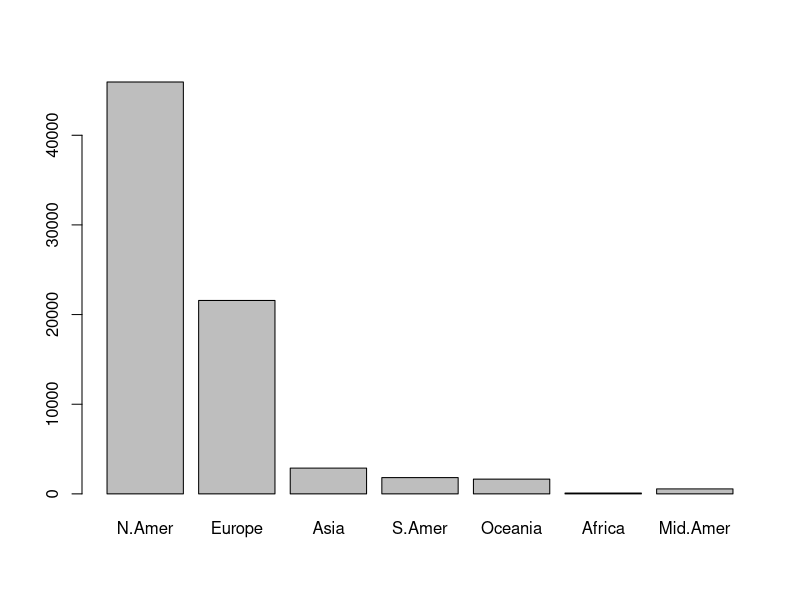
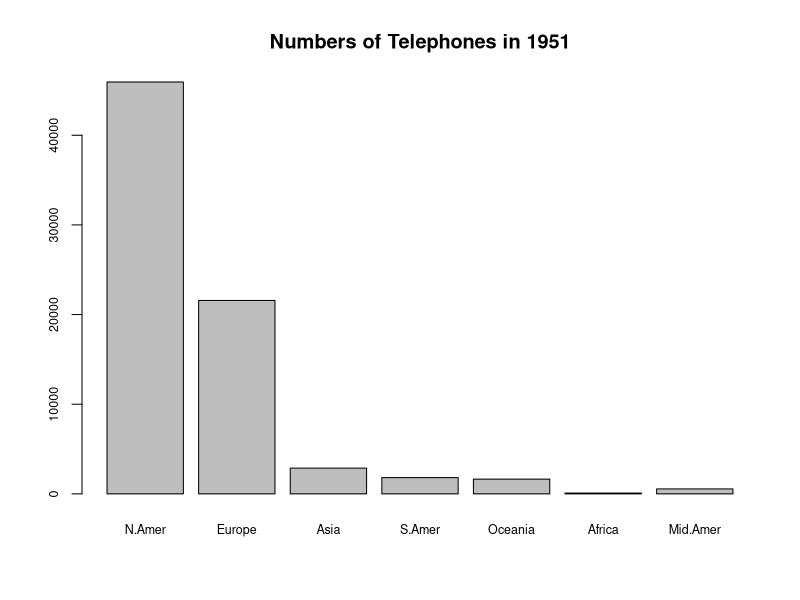
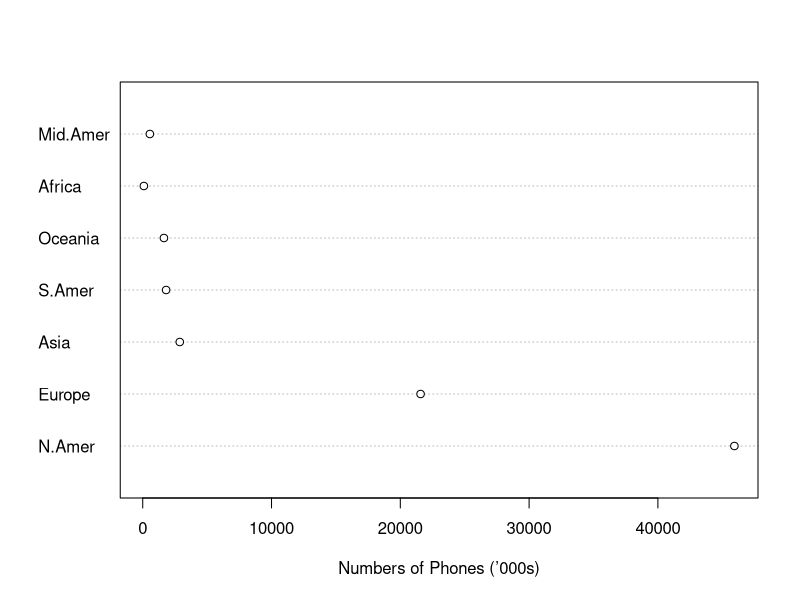
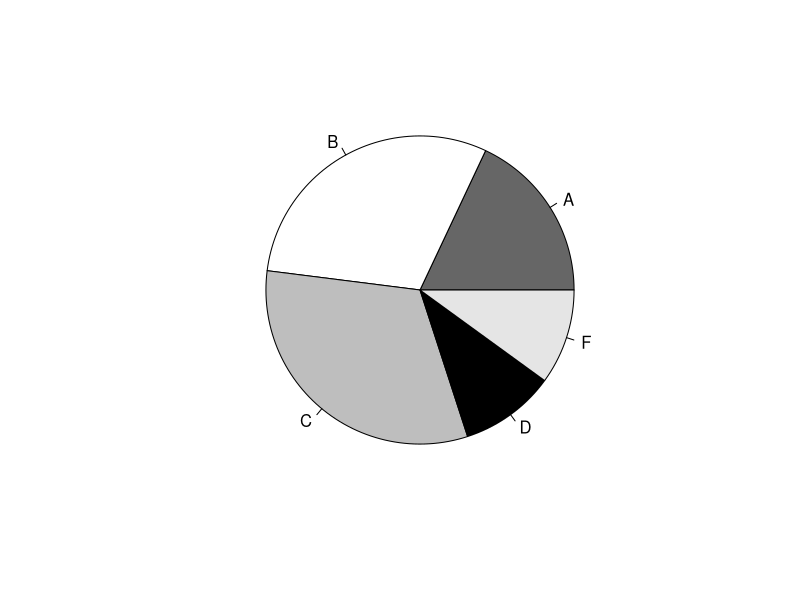
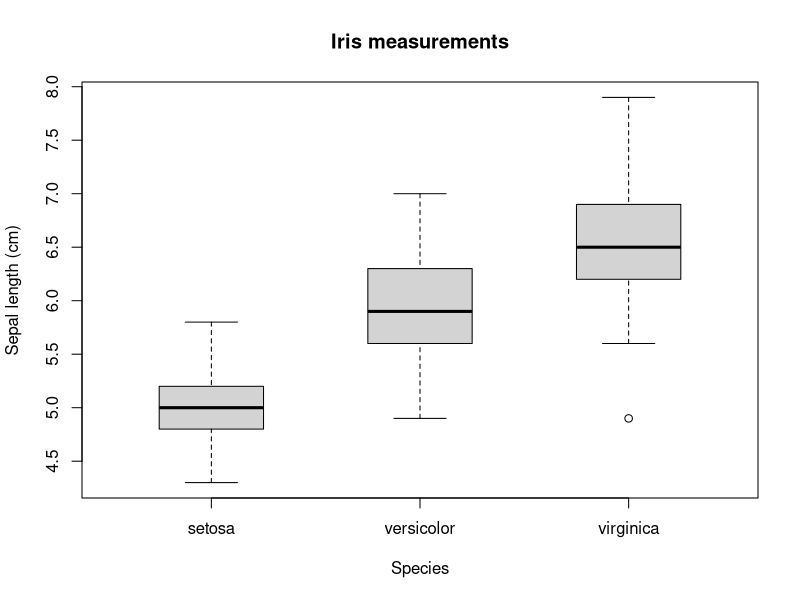
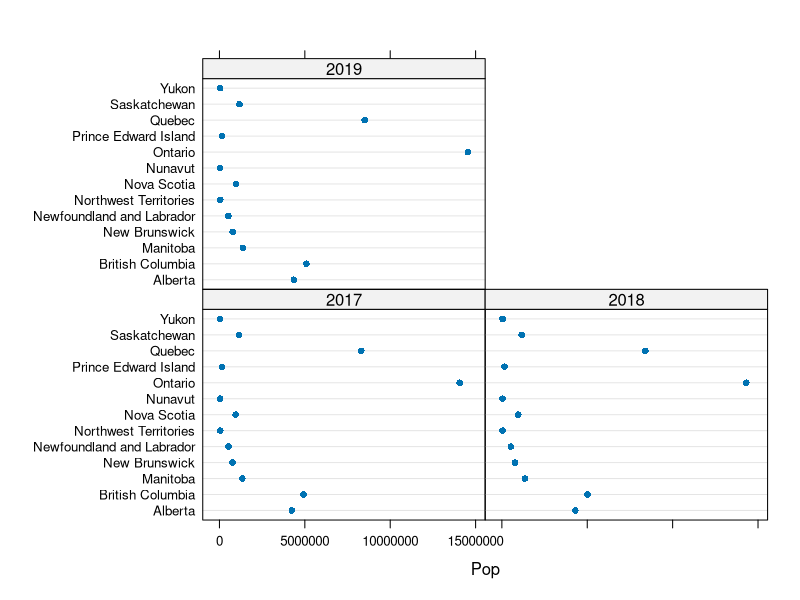

Source code (R) for these figures, in order:
# R can be used as a calculator
# It can be directly implemented on the console or on a R script for complex operations
# Demo for mathematical functions such as +,-,*,/,^, prompt symbol (>)
# : is used to specify a range, both limits included
# There are built-in constants such as pi => (1:5)+pi
# We can extract integer and remainder of modular arithmetic- %% for remainder and %/% for integer part
# The workspace is known as the global environment that can be used to store the results of calculations,
# and other objects (variables).

# interest <- 10.45^2 (we can also use =, but <- is preferred as we are requesting an action rather than 
# stating a relation)
# Keep in mind that R is case sensitive.
x <- 1:10 # is different from X
# R provides us with built-in functions such as mean()
MEAN <- mean
MEAN(x) 
# We have created a user-defined function which calls the built-in function

# List all the objects in the workspace using objects() or ls() function
ls()
objects()

# Remember that if we quit our R session without saving the workspace, then these objects will disappear. 
# If we save the workspace, then the workspace will be restored at our next R session.

# Random number generator => runif() function
a <- runif(4,min=1, max=4)
# If min/max isn't specified, by default it will always be 0-1

# Vectors in R => numeric vectors is a list of numbers
# c() function is used to join values into a vector
y <- c(10,2,4,7,4,1)
xy <- c(x,y)  #vectors can be internally joined too
# Extracting elements from vectors
xy[1]
xy[c(2,15,11,9)]
xy[2:3]
xy[-c(2:8)]
# Patterned vectors - 
seq(1,9, by = 2) #if by is not specified, by default 1 will be used
rep(3,5)
rep(seq(2,10,by=2),2)
rep(c(1,3), each = 4)
rep(c(1,2),c(4,9))
rep(1:5, rep(2,5))
# Random Patterned vectors - 
dice <- sample(1:6, 5, replace = FALSE)
# die is rolled 10 times to give random values
coin <- sample(1:2, 10, replace = TRUE)
# coin is tossed 10 times to give random values
# Character vectors - (ensure that all elements of a vector must be of the same type)
colors <- c("red","blue","green")
substr(colors,1,2)  # to take substring, use substr(x, start, stop)
paste(colors, "flowers")  # to concatenate
paste("I like", colors, collapse = ", ") # used to make all into one string

# Factors -
grp <- c("control", "treatment", "control", "treatment")
grp <- factor(grp)
as.integer(grp)
levels(grp)
levels(grp)[as.integer(grp)]
levels(grp)[1] <- "placebo"

# Matrices and arrays
m <- matrix(1:6, nrow=2, ncol=3)
m[1,2]  #access element of a matrix using indices
m[4]    #access element of a array using indices 
m[1,]   #access row of a matrix using indices 
m[,2]   #access column of a matrix using indices
arr <- array(1:24)

# Use ?q or help(q) to access the help facility for a function q

values <- NULL #keeps the variable empty
values[seq(2,10,2)] <- seq(2,10,2)
is.na(values) #detects if there are null values

# Elementary built-in Functions
var(x)
summary(x)
length(x)
min(x)
max(x)
range(x)
IQR(x)
m <- 1:5 
n <- 7:3 
m
n
pmin(m,n)   #pairwise minima
pmax(m,n)   #pairwise maxima

# Logical Operations -
val1 <- c(TRUE,FALSE,FALSE,TRUE)
val2 <- c(13,7,9,3)
val2[val1]
sum(val1) #number of true statements
!val1     #negation of val1
# && and || are similar to & and |; they are not vectorized: only one calculation is done

# Relational Operators - 
vectors_elements <- c(2,4,8,6,14,3,85,9)
vectors_elements > 5

# Data Frames and Lists - 
# data sets are stored in R as data frames, and we get some with R, such as women. 
summary(women)
nrow(women)
ncol(women)
dim(women)
str(women)
# extract from data frames similar to matrices
#columns can be accessed using $ operator
women$height[women$weight>150]
#with() function allows us to access columns of data frame without using $
with(women, weight/height)
#constructing data frames: 
mn <- data.frame(m,n)

# Plots
# Users of statistical computing need to produce graphs of their data and the results of their computations
summary(WorldPhones)
WorldPhones51 = WorldPhones[1,]
barplot(WorldPhones51)
barplot(WorldPhones51, cex.names = 0.75, cex.axis = 0.75,main = "Numbers of Telephones in 1951")
dotchart(WorldPhones51, xlab = "Numbers of Phones (’000s)")
groupsizes <- c(18, 30, 32, 10, 10)
labels <- c("A", "B", "C", "D", "F")
pie(groupsizes, labels,col = c("grey40", "white", "grey", "black", "grey90"))
summary(iris)
boxplot(Sepal.Length~Species, data = iris, ylab = "Sepal length (cm)", main = "Iris measurements", boxwex = 0.5)

# Flow of Control
# for loop - Factorial Function
n <- 10
result <- 1
for (i in 1:n)
  result <- result * i
result
# while loop - Fibonacci Function
Fib1 <- 1
Fib2 <- 1
Fibonacci <- c(Fib1, Fib2)
while (Fib2 < 300) {
  Fibonacci <- c(Fibonacci, Fib2)
  oldFib2 <- Fib2
  Fib2 <- Fib1 + Fib2
  Fib1 <- oldFib2
}
# if statement
x <- 3 
if (x > 2) y <- 2 * x else y <- 3 * x

# replicate() function - evaluate the statements n times
replicate(5, 1:3)

# Packages
# In R, a package is a module containing functions, data, and documentation. 
# Base packages include base, stats, graphics; these contain things that everyone will use
# to load a package,
library(knitr)
# to see which packages sare loaded,
search()

# Question - Read from a csv file, create a new data frame object with only the Year, Province, and Population, create a lattice dotplot
setwd("/Users/HANIYA/R")
CanPop = read.csv("population.csv",stringsAsFactors = TRUE)
summary(CanPop)
head(CanPop)
CanPop = CanPop[,c(1,2,13)] #Columns that have the year, province and population is 1,2 and 13
head(CanPop)
names(CanPop) = c("Year", "Province","Pop") #Renaming the columns
head(CanPop)
library(lattice)
dotplot(Province~Pop|as.character(Year),data=CanPop)
